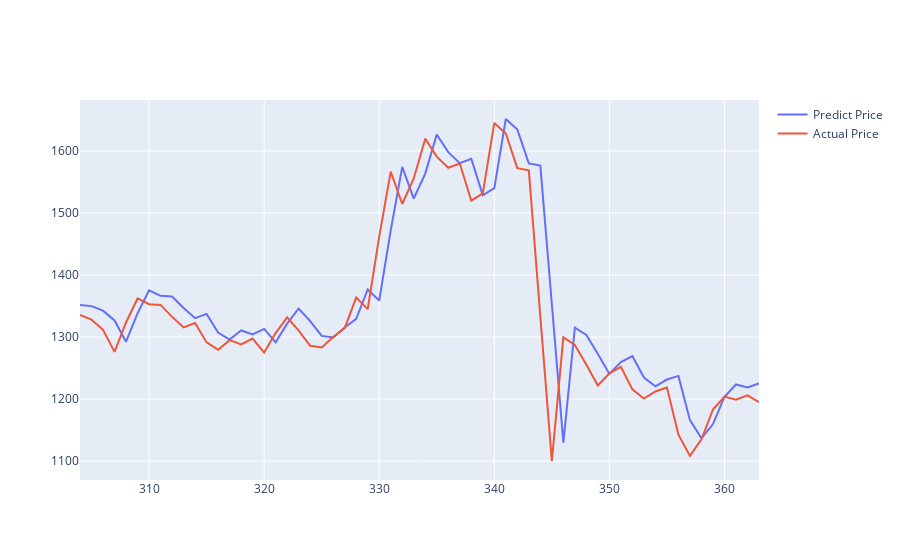

Notebook code for this chart:
### Code cell
actual_chart = go.Scatter(x=predictDates, y=testY_reshape, name= 'Actual Price')
predict_chart = go.Scatter(x=predictDates, y=yhat_reshape, name= 'Predict Price')
py.iplot([predict_chart, actual_chart])
